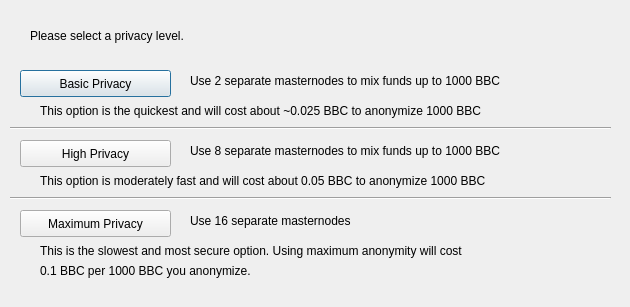
<?xml version="1.0" encoding="UTF-8"?>
<ui version="4.0">
 <class>DarksendConfig</class>
 <widget class="QDialog" name="DarksendConfig">
  <property name="geometry">
   <rect>
    <x>0</x>
    <y>0</y>
    <width>630</width>
    <height>307</height>
   </rect>
  </property>
  <property name="windowTitle">
   <string>Configure PrivateSend</string>
  </property>
  <widget class="QPushButton" name="buttonBasic">
   <property name="geometry">
    <rect>
     <x>20</x>
     <y>70</y>
     <width>151</width>
     <height>27</height>
    </rect>
   </property>
   <property name="text">
    <string>Basic Privacy</string>
   </property>
  </widget>
  <widget class="QPushButton" name="buttonHigh">
   <property name="geometry">
    <rect>
     <x>20</x>
     <y>140</y>
     <width>151</width>
     <height>27</height>
    </rect>
   </property>
   <property name="text">
    <string>High Privacy</string>
   </property>
  </widget>
  <widget class="QPushButton" name="buttonMax">
   <property name="geometry">
    <rect>
     <x>20</x>
     <y>210</y>
     <width>151</width>
     <height>27</height>
    </rect>
   </property>
   <property name="text">
    <string>Maximum Privacy</string>
   </property>
  </widget>
  <widget class="QLabel" name="label">
   <property name="geometry">
    <rect>
     <x>30</x>
     <y>20</y>
     <width>571</width>
     <height>31</height>
    </rect>
   </property>
   <property name="text">
    <string>Please select a privacy level.</string>
   </property>
  </widget>
  <widget class="QLabel" name="label_2">
   <property name="geometry">
    <rect>
     <x>190</x>
     <y>70</y>
     <width>421</width>
     <height>21</height>
    </rect>
   </property>
   <property name="text">
    <string>Use 2 separate masternodes to mix funds up to 1000 BBC</string>
   </property>
  </widget>
  <widget class="QLabel" name="label_3">
   <property name="geometry">
    <rect>
     <x>190</x>
     <y>140</y>
     <width>411</width>
     <height>21</height>
    </rect>
   </property>
   <property name="text">
    <string>Use 8 separate masternodes to mix funds up to 1000 BBC</string>
   </property>
  </widget>
  <widget class="QLabel" name="label_4">
   <property name="geometry">
    <rect>
     <x>190</x>
     <y>210</y>
     <width>421</width>
     <height>21</height>
    </rect>
   </property>
   <property name="text">
    <string>Use 16 separate masternodes</string>
   </property>
  </widget>
  <widget class="QLabel" name="label_6">
   <property name="geometry">
    <rect>
     <x>40</x>
     <y>100</y>
     <width>561</width>
     <height>21</height>
    </rect>
   </property>
   <property name="text">
    <string>This option is the quickest and will cost about ~0.025 BBC to anonymize 1000 BBC</string>
   </property>
  </widget>
  <widget class="QLabel" name="label_7">
   <property name="geometry">
    <rect>
     <x>40</x>
     <y>170</y>
     <width>561</width>
     <height>21</height>
    </rect>
   </property>
   <property name="text">
    <string>This option is moderately fast and will cost about 0.05 BBC to anonymize 1000 BBC</string>
   </property>
  </widget>
  <widget class="QLabel" name="label_8">
   <property name="geometry">
    <rect>
     <x>40</x>
     <y>240</y>
     <width>561</width>
     <height>21</height>
    </rect>
   </property>
   <property name="text">
    <string>This is the slowest and most secure option. Using maximum anonymity will cost</string>
   </property>
  </widget>
  <widget class="QLabel" name="label_9">
   <property name="geometry">
    <rect>
     <x>40</x>
     <y>260</y>
     <width>561</width>
     <height>21</height>
    </rect>
   </property>
   <property name="text">
    <string>0.1 BBC per 1000 BBC you anonymize.</string>
   </property>
  </widget>
  <widget class="Line" name="line">
   <property name="geometry">
    <rect>
     <x>10</x>
     <y>120</y>
     <width>601</width>
     <height>16</height>
    </rect>
   </property>
   <property name="orientation">
    <enum>Qt::Horizontal</enum>
   </property>
  </widget>
  <widget class="Line" name="line_2">
   <property name="geometry">
    <rect>
     <x>10</x>
     <y>190</y>
     <width>601</width>
     <height>16</height>
    </rect>
   </property>
   <property name="orientation">
    <enum>Qt::Horizontal</enum>
   </property>
  </widget>
 </widget>
 <resources/>
 <connections/>
</ui>
